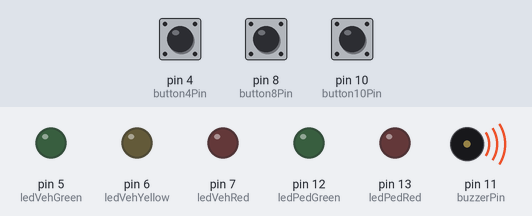
Bench run of a sketch on a simulated Arduino Uno, built with avr-gcc and run on an emulated ATmega328P. Shown: output pins drawn as LEDs (lit = HIGH), buzzer (waves = sounding). Inputs (shaded band) come from the test bench; at power-on: pin 4 (button4Pin) LOW, pin 8 (button8Pin) LOW, pin 10 (button10Pin) LOW.

Above: at 0.1 s.
At 1.0 s:
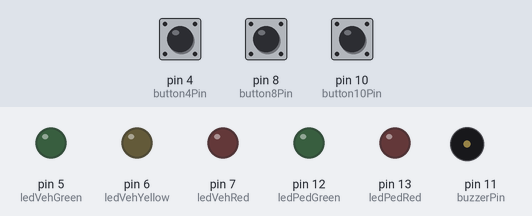
Timing chart, 0 to 2.5 s (numbered marks = the images above):
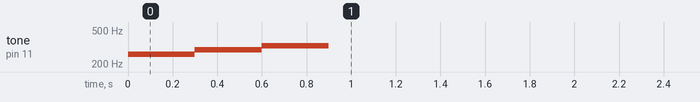

The sketch:

Lesson_3_RealPiano.ino
```cpp
//  *** Same set of useful variables for elements on the shield

const int ledPedRed = 13;
const int ledPedGreen = 12;
const int ledVehGreen = 5;
const int ledVehYellow = 6;
const int ledVehRed = 7;

const int button4Pin = 4;
const int button8Pin = 8;
const int button10Pin = 10;

const int buzzerPin = 11;

int button4State = 0;
int button8State = 0;
int button10State = 0;

// ***


// *** new things! (sort of)

int lastButton4State = 0;
int lastButton8State = 0;
int lastButton10State = 0;

// ***

// int onOffState = 0; // Do not need this

void setup() {

// *** Same set of setup for elements on the shield

  pinMode(ledPedRed, OUTPUT);
  pinMode(ledPedGreen, OUTPUT);
  pinMode(ledVehGreen, OUTPUT);
  pinMode(ledVehYellow, OUTPUT);
  pinMode(ledVehRed, OUTPUT);

  pinMode(button4Pin, INPUT);
  pinMode(button8Pin, INPUT);
  pinMode(button10Pin, INPUT);

  pinMode(buzzerPin, OUTPUT);

// ***

// Do Re Mi once
  tone(buzzerPin, 261.63);
  delay(300);
  tone(buzzerPin, 293.66);
  delay(300);
  tone(buzzerPin, 329.63);
  delay(300);
  noTone(buzzerPin);
}

void loop() {
  button4State = digitalRead(button4Pin);
  if (button4State == HIGH && lastButton4State == LOW) {
    tone(buzzerPin, 261.63);
    delay(300);
  }

  else {
    noTone(buzzerPin);
  }

  button8State = digitalRead(button8Pin);
  if (button8State == HIGH && lastButton8State == LOW) {
    tone(buzzerPin, 293.66);
    delay(300);
  }

  else {
    noTone(buzzerPin);
  }

  button10State = digitalRead(button10Pin);
  if (button10State == HIGH && lastButton10State == LOW) {
    tone(buzzerPin, 329.63);
    delay(300);
  }

  else {
    noTone(buzzerPin);
  }

// *** The only special things here

  lastButton4State = button4State;
  lastButton8State = button8State;
  lastButton10State = button10State;

// ***
}
```
